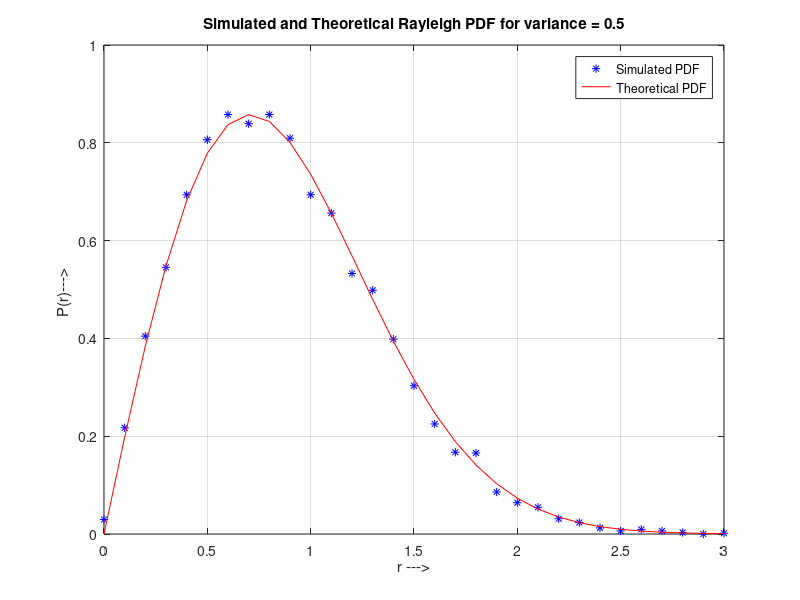

Reproduce this figure in MATLAB. (Note: this script raises an error after producing the figure.)
%function [ out ] = rayleighfadingpathsim (PL_dB, fd, fm, spec_type)

% 1 . Tap No.
% 2 . Path No.
% 3 . Tap Power(dB)
% 4 . Relative Path Loss(dB)  -- PL_dB
% 5 . Delay Value(ns)
% 6 . Rician K(dB)  -- K_dB
% 7 . Frequency Shift(Hz)  -- fd
% 8 . Fading Doppler  -- fm
% 9 . LOS Doppler(Hz)
% 10. Modulation(Hz) : 1 - Rayleigh , 2 - Rician
% 11. Fading Spectral Shape : 1 - Classic 6 dB(C6)  --spec_type
%                             2 - Classic 3 dB(C3)
%                             3 - Round
%                             4 - Flat

%%
clc;
clear;
close all;                          

%%
% N is the number of frequency domain points.
N=6400;
% fm is the Doppler frequency in Hz.
fm=60;
% fs is the sampling frequency in Hz.
fs=20e6;
%Frequency Shift in Hz.
fd=0;
%Path Loss in dB
PL_dB = -30;

PL = 10^(PL_dB/10);

K_dB = -1.6;

K = 10^(K_dB/10);

%%

% Generate 2xN i.i.d zero mean Gaussian variates

%Mean of Gaussian random variables  
mean = 0; 
%Variance of Gaussian random variables  
variance = 0.5;
%Standard Deviation of Gaussian RV  
sdev = sqrt(variance); 

%In-phase Noise components  
G1 = mean + sdev.*randn(1,N) ; %N i.i.d Gaussian random samples  
%Quadrature-phase Noise components  
G2 = mean + sdev.*randn(1,N) ; %N i.i.d Gaussian random samples  

G=G1-1i*G2;


%%

%Define bin steps and range for histogram plotting  
step = 0.1; 
range = 0:step:3;

%Get histogram values and approximate it to get the pdf curve  
h = hist(abs(G), range);  
%h = hist(r_norm, range);

approxPDF = h/(step*sum(h)); %Simulated PDF from the x and y samples  

%variance =0.5;

%Theoritical PDF from the Rayleigh Fading equation  
theoretical = (range/variance).*exp(-range.^2/(2*variance));  

figure
%p = raylpdf(range,sqrt(0.5));
%plot(range, p,'b*', range, theoretical,'r');  
plot(range, approxPDF,'b*', range, theoretical,'r');  
title('Simulated and Theoretical Rayleigh PDF for variance = 0.5');
legend('Simulated PDF','Theoretical PDF');
xlabel('r --->');  
ylabel('P(r)---> ');  
grid;

%%
% Generate Doppler Spectrum

% fm - Maximum Doppler Shift
% fd - Doppler Offset
% f - Frequency
% S - Normalized Doppler Spectrum

% Doppler Filter Types
% 1.Classic 6 dB(C6) - SPIRENT DEFINED
% 2.Classic 3 dB(C3) - SPIRENT DEFINED
% 3.Rounded(R) - SPIRENT DEFINED
% 4.Flat(F) - SPIRENT DEFINED
% 5.Classical Jakes - MATLAB DEFINED
% 6.Round(R) - MATLAB DEFINED
% 7.Flat(F) - MATLAB DEFINED
% 8.Youngs Model

a=1;
fd=0;
Rs=20e6;
Ts=1/Rs;
TPL = 1;
spec_type = 1;

%[S]=myDopplerFilter(fm,fd,a,df,1);
[S]=MatlabDopplerFilter(fm,fd,TPL,Rs,spec_type);

figure
s=(10*log10(S));
plot(s)
grid on;
xlabel('f/fm');
ylabel('power spectral density(dB)');
title('Normalized Doppler power spectral density');
% figure
% plot(fft(S));

% figure
% pwelch(10*log10(S));
% pxx = pwelch(fft(S,512),blackman(16),0,1024,512,'centered');
% plot(10*log10(pxx));
% % plot(20*log10(abs(ifft(S))));
% hold on;
% nu=0;
% Z=0:0.1:30;
% J = besselj(nu,Z);
% plot(Z/max(Z),20*log10(J));

%%
% Multiply square root of Doppler Spectrum with Gaussian random sequence
X=G.*sqrt(S);

% F_zero=zeros(1, round((M-N)/2));
% X=[F_zero, X, F_zero];

% Take IFFT
x=ifft(X);

% Rician Fading
r=abs(x);

% Normalized Fading
mean_r=sum(r)/length(r);
r_norm=r/mean_r;
%r=r/mean(r);    

%sum(r.*r)

%%

%Define bin steps and range for histogram plotting  
step = 0.1; 
range = 0:step:3;

%Get histogram values and approximate it to get the pdf curve  
h = hist(r_norm, range);  
%h = hist(r_norm, range);

approxPDF = h/(step*sum(h)); %Simulated PDF from the x and y samples  

%variance =0.5;

%Theoritical PDF from the Rayleigh Fading equation  
theoretical = (range/variance).*exp(-range.^2/(2*variance));  

figure
%p = raylpdf(range,sqrt(0.5));
%plot(range, p,'b*', range, theoretical,'r');  
plot(range, approxPDF,'b*', range, theoretical,'r');  
title('Simulated and Theoretical Rayleigh PDF for variance = 0.5');
legend('Simulated PDF','Theoretical PDF');
xlabel('r --->');  
ylabel('P(r)---> ');  
grid;

%%

% For Rayleigh
r_final = sqrt(PL) * r;

% For Ricican
thLOS = 0;
fdLOS = 1452;
K11 = (sqrt(K/K+1))*exp(1i*(2*pi*fdLOS + thLOS));
r_final = sqrt(PL) * ((r/sqrt(K+1)) + K11);
%end